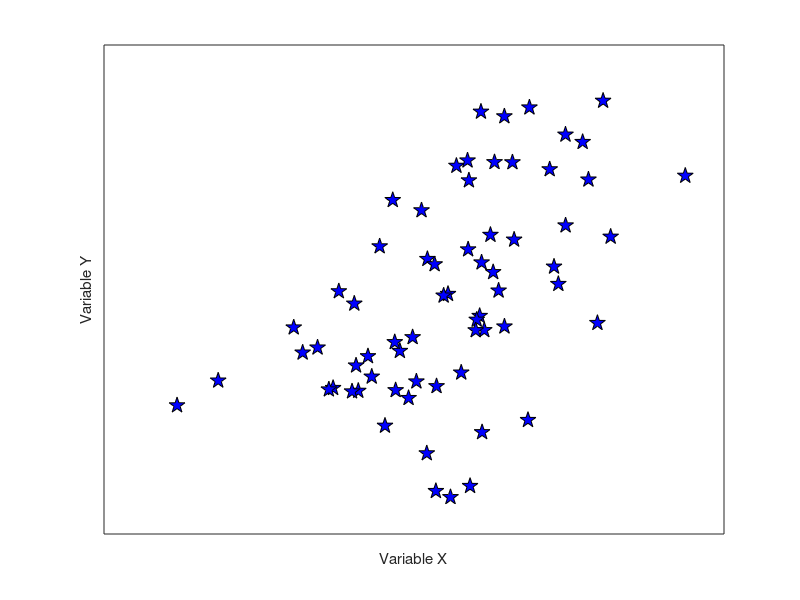
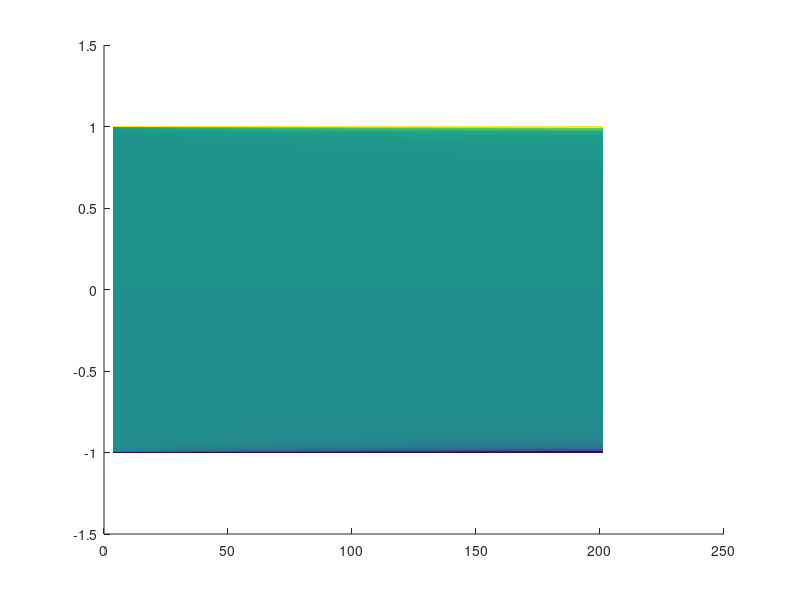

MATLAB code to generate these figures, in order: (Note: this script raises an error after producing the figures.)
%%
%   COURSE: Master statistics and machine learning: intuition, math, code										
%      URL: udemy.com/course/statsml_x/?couponCode=202112 
% 
%  SECTION: Correlation
%    VIDEO: Correlation coefficient
% 
%  TEACHER: Mike X Cohen, sincxpress.com
%

%%

% a clear MATLAB workspace is a clear mental workspace
close all; clear; clc

%% simulate data

N = 66;

% generate correlated data
x = randn(N,1);
y = x + randn(N,1);

% plot the data
figure(1), clf
plot(x,y,'kp','markerfacecolor','b','markersize',12)
xlabel('Variable X'), ylabel('Variable Y')
set(gca,'xtick',[],'ytick',[])

%% compute covariance

% precompute the means
meanX = mean(x);
meanY = mean(y);

%%% the loop method
covar1 = 0;
for i=1:N
    covar1 = covar1 + (x(i)-meanX)*(y(i)-meanY);
end

% and now for the normalization
covar1 = covar1/(N-1);

%%% the linear algebra method
xCent = x-meanX;
yCent = y-meanY;
covar2 = xCent'*yCent / (N-1);


%%% the MATLAB method
covar3 = cov([x y]);

%% now for correlation

%%% the long method
corr_num = sum( (x-meanX) .* (y-meanY) );
corr_den = sum((x-meanX).^2) * sum((y-meanY).^2);
corr1 = corr_num/sqrt(corr_den);


%%% the MATLAB method
corr2 = corr([x y]);

%% correlation as normalized covariance

xn = zscore(x);
yn = zscore(y);

corr3 = xn'*yn / (N-1);

%% 2D t-value space based on r and n

% define parameters
r = linspace(-1,1,248);
n = round( linspace(5,200,73) );

% initialize t-value matrix
tmatrix = zeros(length(r),length(n));
pmatrix = zeros(length(r),length(n));

for ri=1:length(r)
    for ni=1:length(n)
        
        % the t-value, split into num/den
        num = r(ri)*sqrt(n(ni)-2);
        den = 1-r(ri)^2;
        
        tmatrix(ri,ni) = num/den;
        pmatrix(ri,ni) = 1-tcdf(abs(num/den),n(ni)-2);
    end
end

% Soooo curious to see it!
figure(2), clf, hold on
imagesc(n,r,tmatrix)
contour(n,r,pmatrix<.05,'k')
set(gca,'clim',[-1 1]*3)
xlabel('Sample size'), ylabel('Correlation coefficient')
title('T-values from different r-n combos')
colorbar

%% final note on statistical significance

[r,p] = corr(x,y)

%% done.
